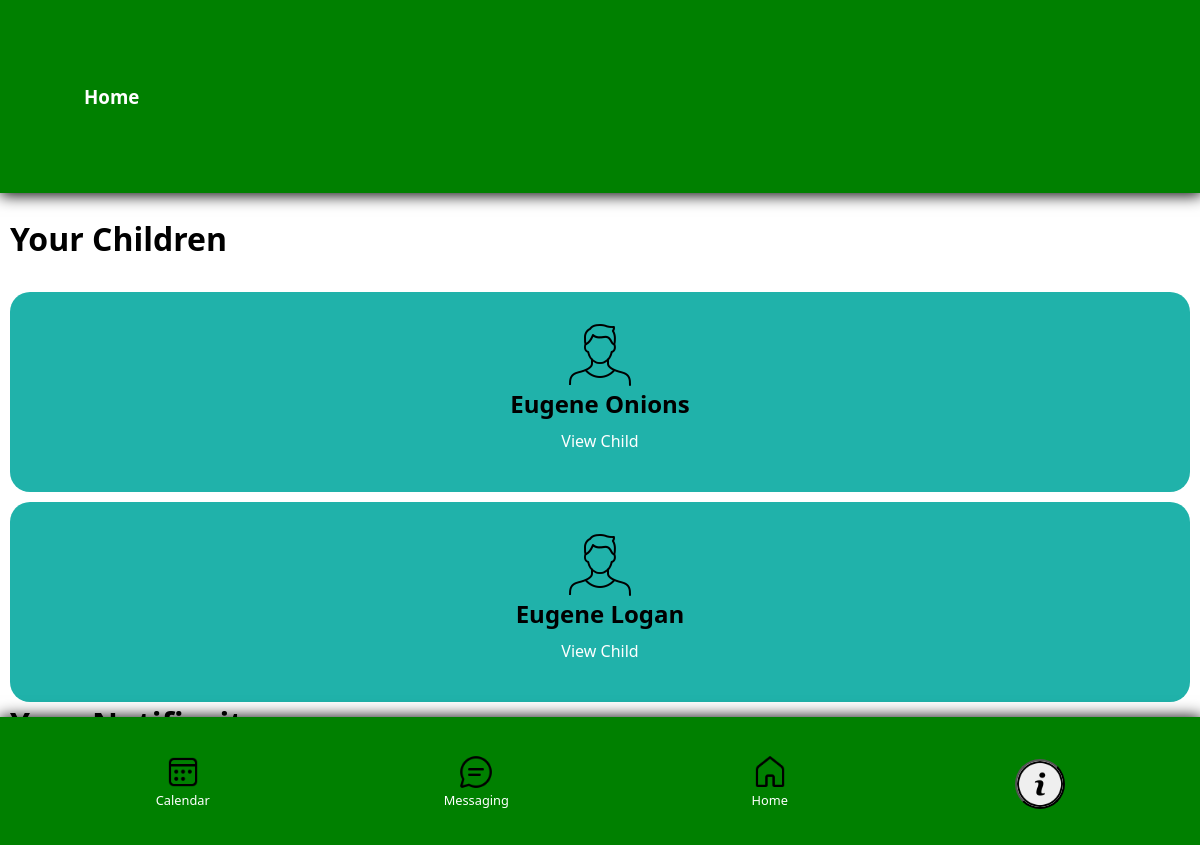
/Parent_Teacher_Portal_Chichiri/Sources/Pages/Parent/Dashboard.php (signed in), run on the app's committed database.
### tables this page shows
CREATE TABLE IF NOT EXISTS `students` (
  `student_id` varchar(9) NOT NULL,
  `first_name` varchar(40) DEFAULT NULL,
  `last_name` varchar(40) DEFAULT NULL,
  `date_of_birth` date DEFAULT NULL,
  `gender` varchar(6) DEFAULT NULL,
  `address` varchar(80) DEFAULT NULL,
  PRIMARY KEY (`student_id`)
);

### Parent_Teacher_Portal_Chichiri/Sources/Pages/Parent/Dashboard.php (the view, shortened to what this page needs)
<?php
$mysqli = new mysqli("localhost", "root", "", "parent_teacher_portal_chichiri");
$dbUserId = $_SESSION["parent_id"];
$query = "SELECT first_name FROM parents WHERE parent_id = ?";
$stmt = $mysqli->prepare($query);
$stmt->bind_param("s", $dbUserId);
if ($stmt->execute()) {
    $stmt->bind_result($userName);
} else {
    die("Query failed: " . $stmt->error);
}
?>
<?php
$mysqli = new mysqli('localhost', 'root', '', 'parent_teacher_portal_chichiri');
$query = "SELECT DISTINCT
students.student_id,
students.first_name,
students.last_name,
classes.class_name
FROM
students
LEFT JOIN
student_classes ON student_classes.student_id = students.student_id
LEFT JOIN
classes ON classes.class_id = student_classes.class_id
LEFT JOIN
student_parents ON student_parents.student_id = students.student_id
LEFT JOIN
parents ON parents.parent_id = student_parents.parent_id
WHERE
parents.parent_id = ?";
$stmt = $mysqli->prepare($query);
$stmt->bind_param("s", $_SESSION["parent_id"]);
if ($stmt->execute()) {
    $result = $stmt->get_result();
} else {
    die("Query execution failed: " . $stmt->error);
}
?>
<?php
    include('../../../Classes/Notification.php');
?>
<!DOCTYPE html>
<html lang="en">
<head>
    <link rel="stylesheet" href="../Styles/StyleMobile.css">
</head>
<body class="Mobileview">
    <header>
        <h3>Home</h3>
    </header>
    <div class="mobilebody">
        <h1>Welcome <?php echo $userName?></h1>
        <br>
        <br>
        <h1>Your Children</h1>
        <br>
        <?php while ($row = $result->fetch_assoc()) { ?>
        <div class="card">
            <img src="../../../Assets/Images/man.png" alt="Image Depending On Gender">
            <h2><?php echo $row['first_name'] . " " .$row['last_name'] ; ?></h2>
            <a href="Students/Student.php?student_id=<?php echo $row['student_id']; ?>">View Child</a>
        </div>
        <?php } ?>
        <div class="list-notification">
            <h1>Your Notificaitons</h1>
        </div>
    </div>
    <nav class="nav">
        <a href="Calendar/calendarView.php"><img src="../../../Assets/Images/Naviagtion/Calendar.png" alt="">Calendar</a>
        <a href="Messaging/Messages.php"><img src="../../../Assets/Images/Naviagtion/Message.png" alt="">Messaging</a>
        <a href="#"><img src="../../../Assets/Images/Naviagtion/Home.png" alt="">Home</a>
        <button onclick="Swal.fire('Hello <?php echo $userName?>', 'This is parent dashboard, you can view your childs current progress, your Notificaitons and navigate though the navbar')"><img src="../../../Assets/Images/info.png" alt=""></button>
    </nav>
</body>
</html>

### Parent_Teacher_Portal_Chichiri/Sources/Pages/Styles/StyleMobile.css (style rules this page uses)
* { padding: 0; margin: 0; font-family: "Segoe UI", Tahoma, Geneva, Verdana, sans-serif; box-sizing: border-box; }
.Mobileview { width: 100%; }
.Mobileview .nav { box-shadow: 1px 1px 15px 1px black; width: 100%; display: flex; align-items: end; background-color: green; padding: 3%; bottom: 0; overflow: hidden; position: fixed; text-align: center; justify-content: space-around; }
.Mobileview .nav a { color: white; text-decoration: none; display: flex; flex-direction: column; align-items: center; font-size: 0.8rem; text-align: center; justify-content: center; }
.Mobileview .nav a img { width: 40%; }
.Mobileview .nav button { width: 50px; height: 50px; border-radius: 50%; }
.Mobileview .nav button img { width: 100%; border-radius: 50%; }
.Mobileview header { box-shadow: 1px 1px 15px 1px black; display: flex; background-color: green; position: fixed; top: 0; width: 100%; padding: 7%; justify-content: space-between; align-items: center; }
.Mobileview header h3 { color: white; }
.Mobileview .mobilebody { margin: 10px; margin-top: 130px; margin-bottom: 100px; }
.Mobileview .mobilebody .card { margin-top: 10px; padding: 10px; background-color: lightseagreen; border-radius: 20px; height: 25vh; display: flex; flex-direction: column; justify-content: center; align-items: center; }
.Mobileview .mobilebody .card a { color: white; text-decoration: none; padding: 10px; }

### data on the page
students: first_name "Eugene", last_name "Onions"
students: first_name "Eugene", last_name "Logan"
